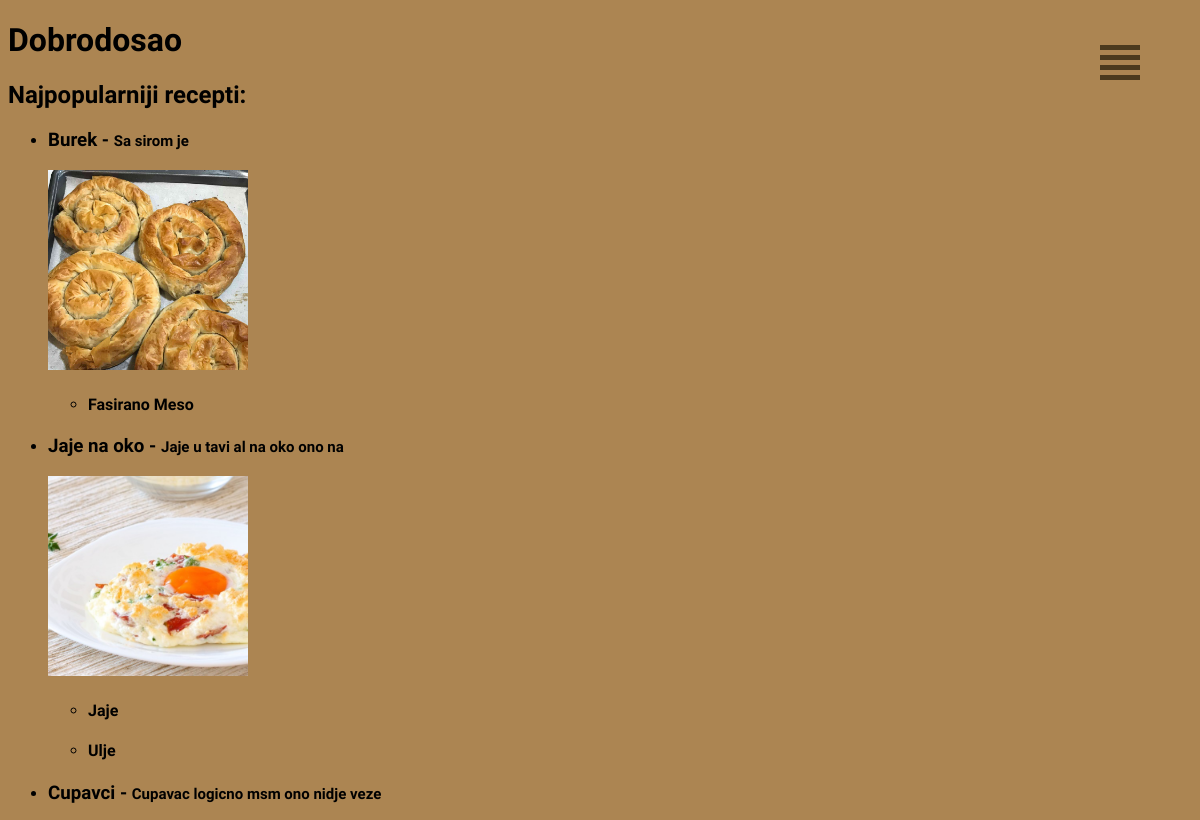
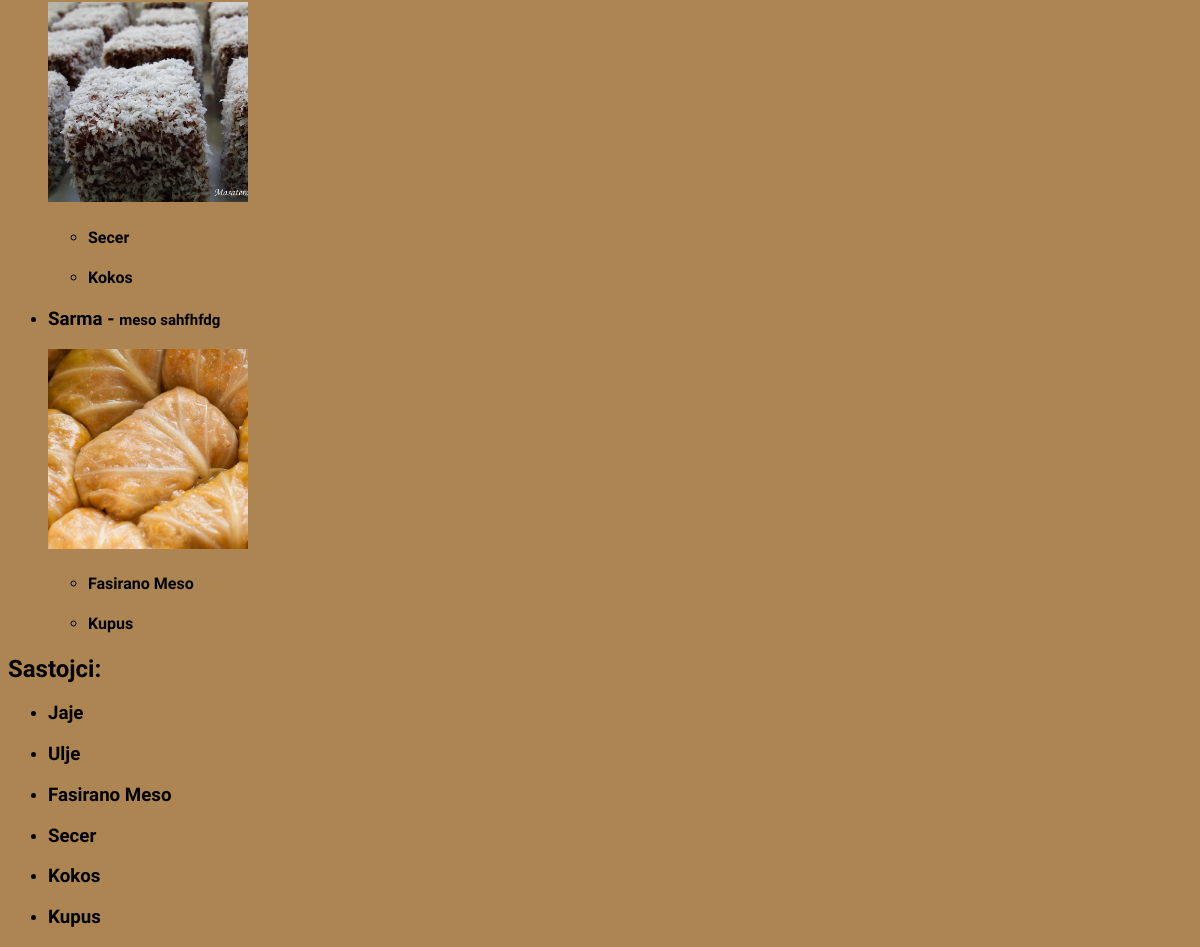
The page / on the database its author committed (2 pictures, top to bottom).
### ReceptiApp/models.py (models this page shows, shortened)
class Recept(models.Model):
    naziv = models.CharField(max_length=100)
    opis = models.CharField(max_length=500)
    vrijeme_pripreme = models.TimeField(blank=True, null=True)
    sastojci = models.ManyToManyField(Sastojak, through='SastojakRecept')
    slika = models.ImageField(blank=True, null=True, upload_to='images')

class Sastojak(models.Model):
    naziv = models.CharField(max_length=100)
    voce = 'V'
    povrce = 'P'
    meso = 'M'
    zitarice = 'Z'
    mlijecni_jaja = 'L'
    bilje_zacini = 'B'
    ostali = 'O'
    ulje_mast = 'U'
    tipovi = [
        (voce, 'Voce'),
        (povrce, 'Povrce'),
        (meso, 'Meso'),
        (zitarice, 'Zitarice'),
        (mlijecni_jaja, 'Mlijeko i jaja'),
        (bilje_zacini, 'Biljni i zacini'),
        (ulje_mast, 'Ulje i masti'),
        (ostali, 'Ostali'),
    ]
    tip = models.CharField(max_length=1, choices=tipovi, default=ostali)

### ReceptiApp/views.py (the view)
# urls.py: path('', views.index, name="index"),
def index(request):
    recepti = Recept.objects.all()
    sastojci = Sastojak.objects.all()
    popularni_recepti = random.sample(list(recepti), 4)
    context = {
        'user': request.user,
        'recepti': recepti,
        'sastojci': sastojci,
        'popularni_recepti': popularni_recepti
    }
    return render(request, 'index.html', context)

### templates/index.html (shortened to what this page needs)
{% load static %}
<!DOCTYPE html>
<html lang="en">
<head>
    <link rel="stylesheet" href="{% static 'style_index.css' %}">
</head>
<body>
<h1>Dobrodosao {{user.name}} {{user.surname}}</h1>
<div class="menu-container">
    <div class="hamburger-icon">
      <label for="openmenu" id="hamburger-label">
        <span></span>
        <span></span>
        <span></span>
        <span></span>
      </label>
    </div>
<h2>Najpopularniji recepti: </h2>
<ul>
    {% for recept in popularni_recepti %}
    <li> <h3> {{recept.naziv}} - <a style="font-size: 15px"> {{recept.opis}} </a> </h3>
        <img style="width: 200px; height: 200px; object-fit: cover;" src="{{ recept.slika.url }}" alt="{{ recept.naziv }}" />
    </li>
    <ul>
    {% for sastojak in recept.sastojci.all %}
        <li> <h4>  {{ sastojak.naziv }} </h4></li>
    {% endfor %}
    </ul>
    {% endfor %}
</ul>
<h2>Sastojci: </h2>
<ul>
    {% for sastojak in sastojci %}
    <li> <h3> {{sastojak.naziv}} </h3> </li>
    {% endfor %}
</ul>
</body>
</html>

### static/style_index.css (style rules this page uses)
body { font-family: 'Libre Caslon Text', serif; background-color: #ac8552; }
.hamburger-icon { position: absolute; z-index: 1; top: 5vh; right: 5vw; padding-bottom: 2vh; transition: transform 0.3s ease-in-out; }
.hamburger-icon span { height: 5px; width: 40px; background-color: #4C3A1E; display: block; margin: 5px 0px 5px 0px; transition: 0.7s ease-in-out; transform: none; }
.menu-links li, a, span { transition: 0.5s ease-in-out; }

### rows shown on the page
Recept: naziv "Burek", opis "Sa sirom je", slika (picture)
Sastojak: naziv "Fasirano Meso"
Recept: naziv "Jaje na oko", opis "Jaje u tavi al na oko ono na", slika (picture)
Sastojak: naziv "Jaje"
Sastojak: naziv "Ulje"
Recept: naziv "Cupavci", opis "Cupavac logicno msm ono nidje veze", slika (picture)
Sastojak: naziv "Secer"
Sastojak: naziv "Kokos"
Recept: naziv "Sarma", opis "meso sahfhfdg", slika (picture)
Sastojak: naziv "Kupus"
